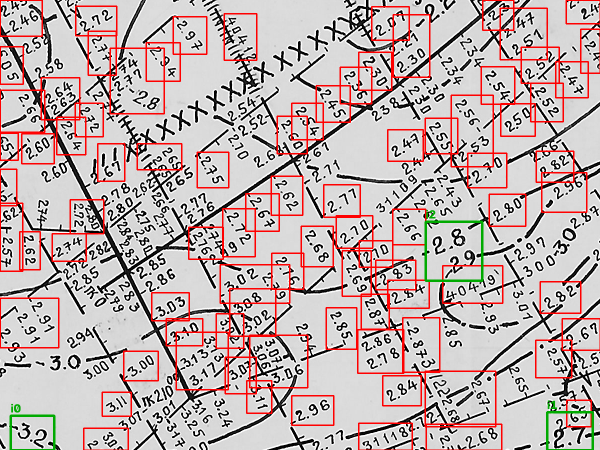
#> input picture archive/map_experiments/digitization_test_overlay_v3.png, 1200 x 900 px (shown at 1/2 size)
$ python make_figures.py
#> lines starting #> are read from the running program, lines starting #| are printed output that depends on the picture
"""Figures for the theses: fig1 = system architecture, fig2 = map fragment with detections."""
import matplotlib

matplotlib.use("Agg")
import matplotlib.pyplot as plt
from matplotlib.patches import FancyArrowPatch, FancyBboxPatch

plt.rcParams["font.family"] = "DejaVu Sans"

OUT = r"C:\FINAM\Conference\figures"
import os

os.makedirs(OUT, exist_ok=True)

fig, ax = plt.subplots(figsize=(9.5, 4.6), dpi=200)
ax.set_xlim(0, 100)
ax.set_ylim(0, 52)
ax.axis("off")


def box(x, y, w, h, text, fc="#eef3fa", ec="#3a5a8c", fs=8.6, bold=False):
    ax.add_patch(FancyBboxPatch((x, y), w, h, boxstyle="round,pad=0.6",
                                fc=fc, ec=ec, lw=1.3))
    ax.text(x + w / 2, y + h / 2, text, ha="center", va="center", fontsize=fs,
            fontweight="bold" if bold else "normal", linespacing=1.25)


def arrow(x1, y1, x2, y2):
    ax.add_patch(FancyArrowPatch((x1, y1), (x2, y2), arrowstyle="-|>",
                                 mutation_scale=13, lw=1.2, color="#3a5a8c"))


# level 1
box(0.5, 40, 23.5, 9, "Архивный отчёт\n(сканы: текст, графика)", fc="#f6efe2", ec="#8c6d3a", fs=8.2, bold=True)
box(27, 40, 22, 9, "OCR (PaddleOCR)\n+ LLM-корректор")
box(55, 40, 24, 9, "Агент-маршрутизатор:\nтипизация приложений\n(карты, схемы, разрезы)")
arrow(24.6, 44.5, 26.5, 44.5)
arrow(49.5, 44.5, 54.5, 44.5)

# level 2 branches
box(6, 22, 26, 10, "Текст отчёта:\nRAG-база знаний\n(гибридный поиск + reranker)")
box(38, 22, 26, 10, "Графика:\nCV-детекция объектов\n+ VLM-чтение кропов")
box(70, 22, 27, 10, "Структурированные данные:\nпикеты, изогипсы, профили,\nскважины, стратиграфия")
arrow(62, 39.5, 22, 32.7)
arrow(67, 39.5, 51, 32.7)
arrow(64.5, 27, 69.5, 27)

# level 3
box(22, 4, 30, 10, "QC-агент: перекрёстные проверки\nтекст ↔ карта, шаг изогипс,\nдоказательства (страница + кроп)")
box(60, 4, 27, 10, "Экспорт: GeoJSON /\nGeoPackage → QGIS, Petrel", fc="#e9f5ec", ec="#3a8c55", bold=True)
arrow(19, 21.5, 30, 14.7)
arrow(51, 21.5, 42, 14.7)
arrow(83.5, 21.5, 75, 14.7)
arrow(52.5, 9, 59.5, 9)

fig.savefig(OUT + r"\fig1_architecture.png", bbox_inches="tight", facecolor="white")
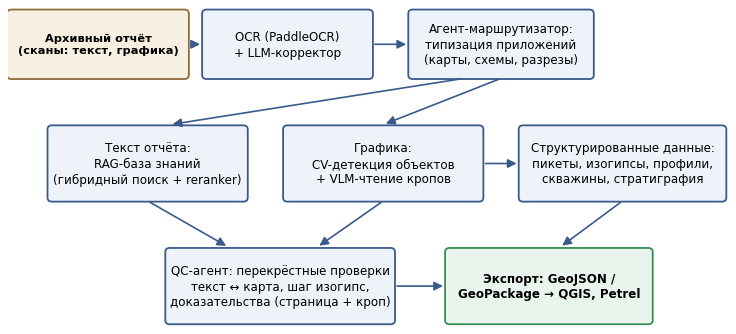
#> figure drawn by matplotlib, 1 panel
print("fig1 saved")

# fig2: fragment of the detection overlay
import cv2
import numpy as np

src = cv2.imdecode(np.fromfile(
    r"C:\FINAM\Conference\archive\map_experiments\digitization_test_overlay_v3.png", dtype=np.uint8), cv2.IMREAD_COLOR)
#> src is the input picture: shape (900, 1200, 3); mean B, G, R 176.3, 177.2, 193.2
frag = src[80:680, 150:1050]
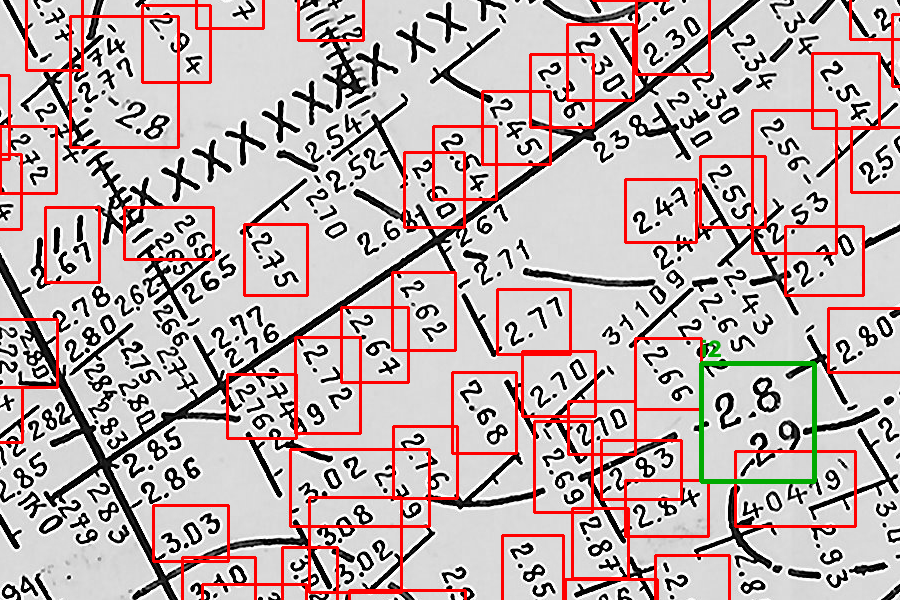
#> frag: shape (600, 900, 3); mean B, G, R 174.7, 175.5, 192.3
cv2.imencode(".png", frag)[1].tofile(OUT + r"\fig2_detection.png")
print("fig2 saved", frag.shape)
#| fig2 saved (600, 900, 3)
